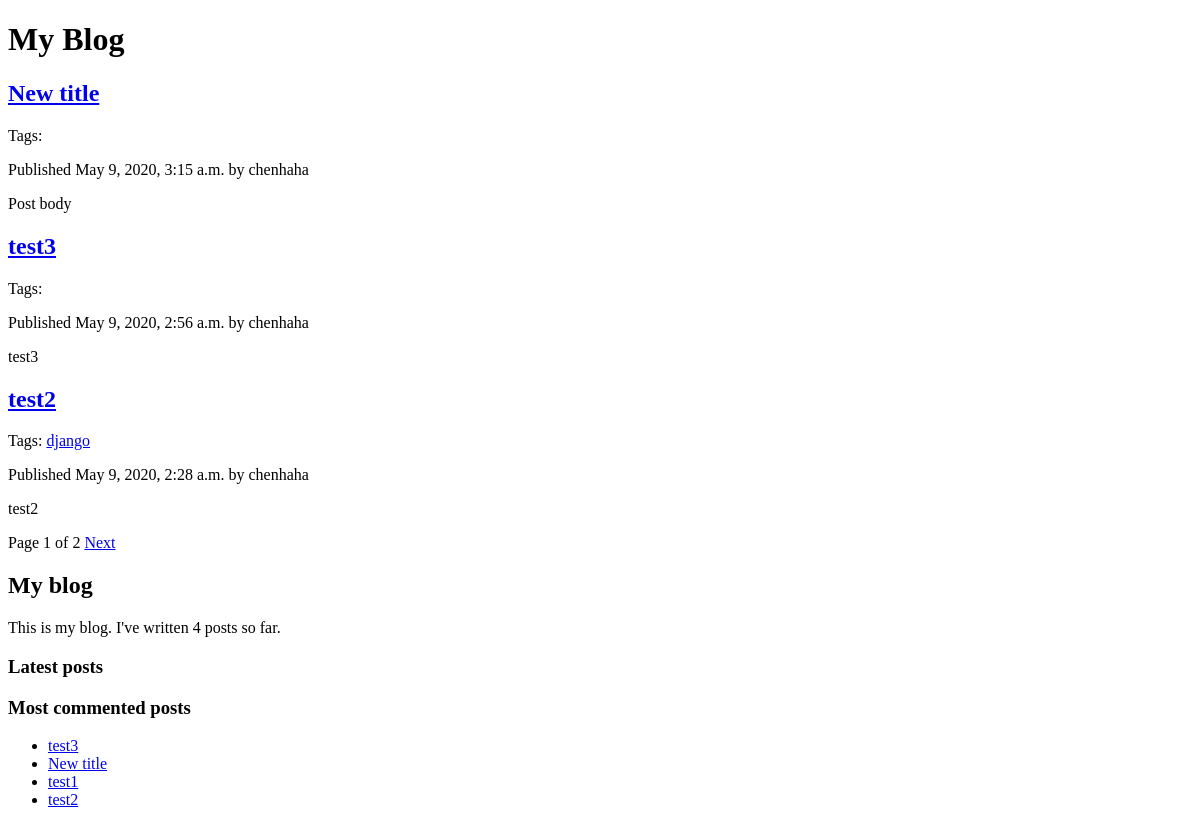
The page /blog/ on the database as committed earlier.
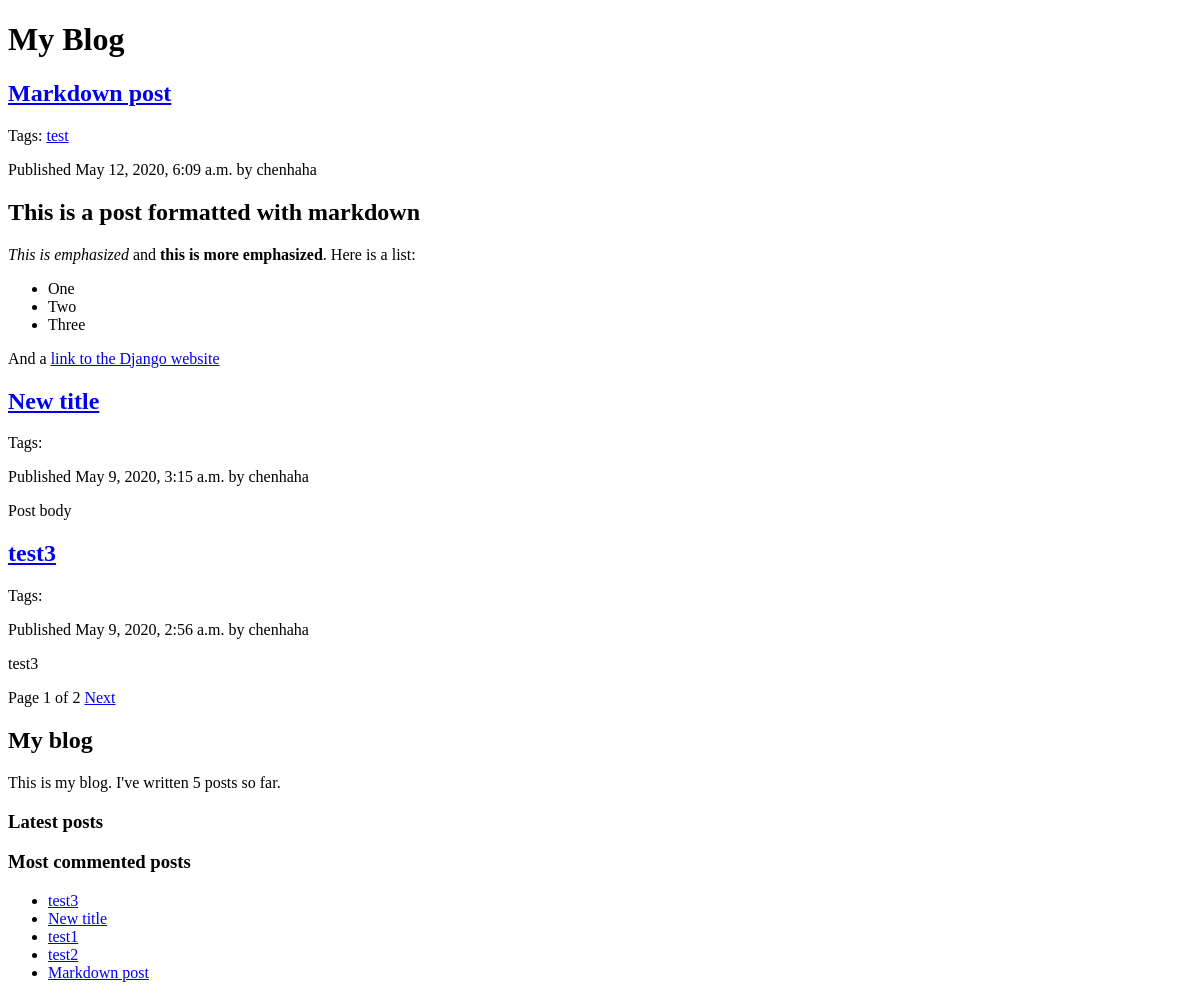
The same page on the database as committed later.
### blog/models.py (models this page shows, shortened)
class Post(models.Model):
    STATUS_CHOICES = (('draft', 'Draft'), ('published', 'Published'))
    title = models.CharField(max_length=250)
    slug = models.SlugField(max_length=250, unique_for_date='publish')
    author = models.ForeignKey(User, on_delete=models.CASCADE, related_name='blog_posts')
    body = models.TextField()
    publish = models.DateTimeField(default=timezone.now)
    created = models.DateTimeField(auto_now_add=True)
    updated = models.DateTimeField(auto_now=True)
    status = models.CharField(max_length=10, choices=STATUS_CHOICES, default='draft')
    objects = models.Manager()
    published = PublishedManager()
    tags = TaggableManager()
    class Meta:
        ordering = ('-publish',)
    def get_absolute_url(self):
        return reverse('blog:post_detail', args=[self.publish.year, self.publish.month, self.publish.day, self.slug])

### blog/views.py (the view)
# urls.py: path('', views.post_list, name='post_list'),
def post_list(request, tag_slug=None):
    object_list = Post.published.all()
    tag = None
    if tag_slug:
        tag = get_object_or_404(Tag, slug=tag_slug)
        object_list = object_list.filter(tags__in=[tag])
    paginator = Paginator(object_list, 3)
    page = request.GET.get('page')
    try:
        posts = paginator.page(page)
    except PageNotAnInteger:
        posts = paginator.page(1)
    except EmptyPage:
        posts = paginator.page(paginator.num_pages)
    return render(request, 'blog/post/list.html', {'page': page, 'posts': posts, 'tag': tag})

### blog/models.py (called while the page is built)
    def get_queryset(self):
        return super(PublishedManager, self).get_queryset().filter(status='draft')

### blog/templatetags/blog_tags.py (called while the page is built)
@register.simple_tag
def total_posts():
    return Post.published.count()

@register.inclusion_tag('blog/post/latest_posts.html')
def show_latest_posts(count=5):
    latest_posts = Post.published.order_by('-publish')[:count]
    return {'latest_post': latest_posts}

@register.simple_tag
def get_most_commented_posts(count=5):
    return Post.published.annotate(total_comments=Count('comments')).order_by('-total_comments')[:count]

@register.filter(name='markdown')
def markdown_format(text):
    return mark_safe(markdown.markdown(text))

### blog/templates/blog/post/list.html (shortened to what this page needs)
{% extends "base.html" %}
{% load blog_tags %}
{% block content %}
    <h1>My Blog</h1>
    {% for post in posts %}
        <h2>
            <a href="{{ post.get_absolute_url }}">
                {{ post.title }}
            </a>
        </h2>
        <p class="tag">
            Tags:
            {% for tag in post.tags.all %}
                <a href="{% url "blog:post_list_by_tag" tag.slug%}">{{ tag.name }}</a>
            {% endfor %}
        </p>
        <p class="data">
        Published {{ post.publish }} by {{ post.author }}
        </p>
        {{ post.body | markdown|truncatewords_html:30  }}
    {% endfor %}
    {% include 'pagination.html' with page=posts %}
{% endblock %}

### blog/templates/base.html (shortened to what this page needs)
{% load blog_tags %}
{% load static %}
<!DOCTYPE html>
<html lang="en">
<head>
</head>
<body>
    <div id="content">
        {% block content %}
        {% endblock %}
    </div>
    <div id="sidebar">
        <h2>My blog</h2>
        <p>This is my blog. I've written {% total_posts %} posts so far.</p>
        <h3>Latest posts</h3>
        <h3>Most commented posts</h3>
        {% get_most_commented_posts as most_commented_posts %}
        <ul>
            {% for post in most_commented_posts %}
                <li>
                    <a href="{{ post.get_absolute_url }}">{{ post.title }}</a>
                </li>
            {% endfor %}
        </ul>
    </div>
</body>
</html>

### blog/templates/pagination.html (shortened to what this page needs)
<div class="pagination">
    <span class="step-links">
        <span class="current">
            Page {{ page.number }} of {{ page.paginator.num_pages }}
        </span>
        {% if page.has_next %}
            <a href="?page={{ page.next_page_number }}">Next</a>
        {% endif %}
    </span>
</div>

Rows that differ between the two databases and show on the page:
no longer on one of the page's lists (row unchanged): Post: title "test2", publish "May 9, 2020, 2:28 a.m.", author "chenhaha", body "test2"
added Post: title "Markdown post", publish "May 12, 2020, 6:09 a.m.", author "chenhaha", body "This is a post formatted with markdown This is emphasized and this is more emphasized . Here is a list: One Two Three And a link to the Django website"
added Tag: name "test", shown under "Markdown post"
computed for Post "test2": loses Tag (name "django")
Other text that changed with them:
text no longer shown: "4"
text now shown: "5"
